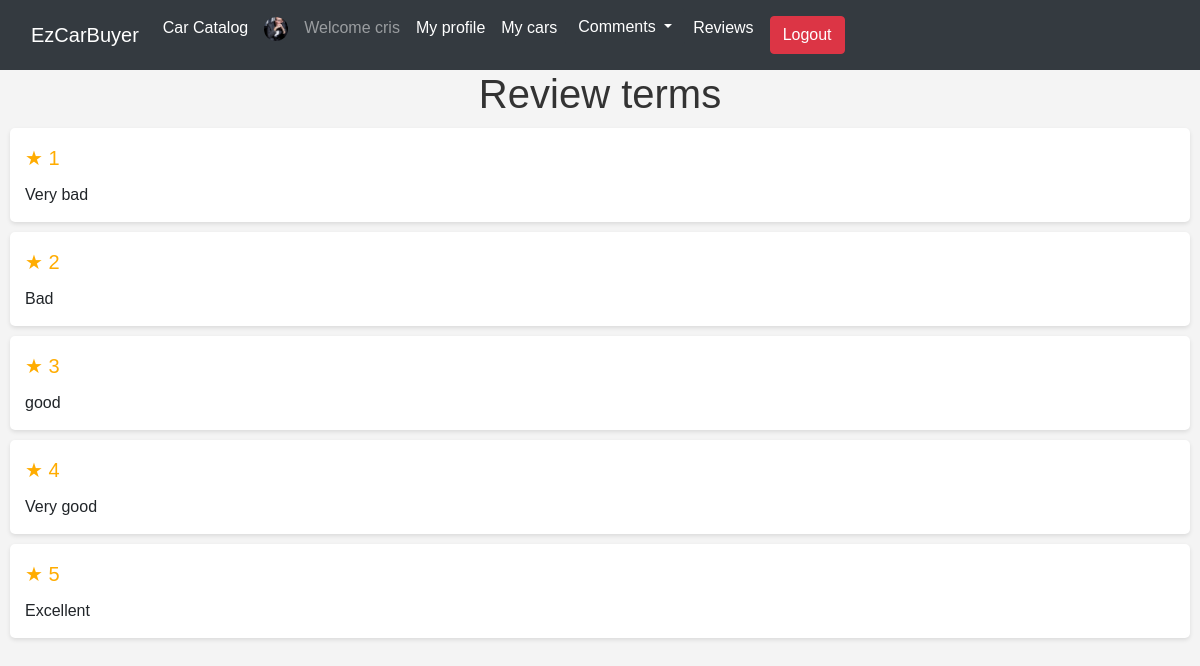
The app's page /review/index (signed in), older data.
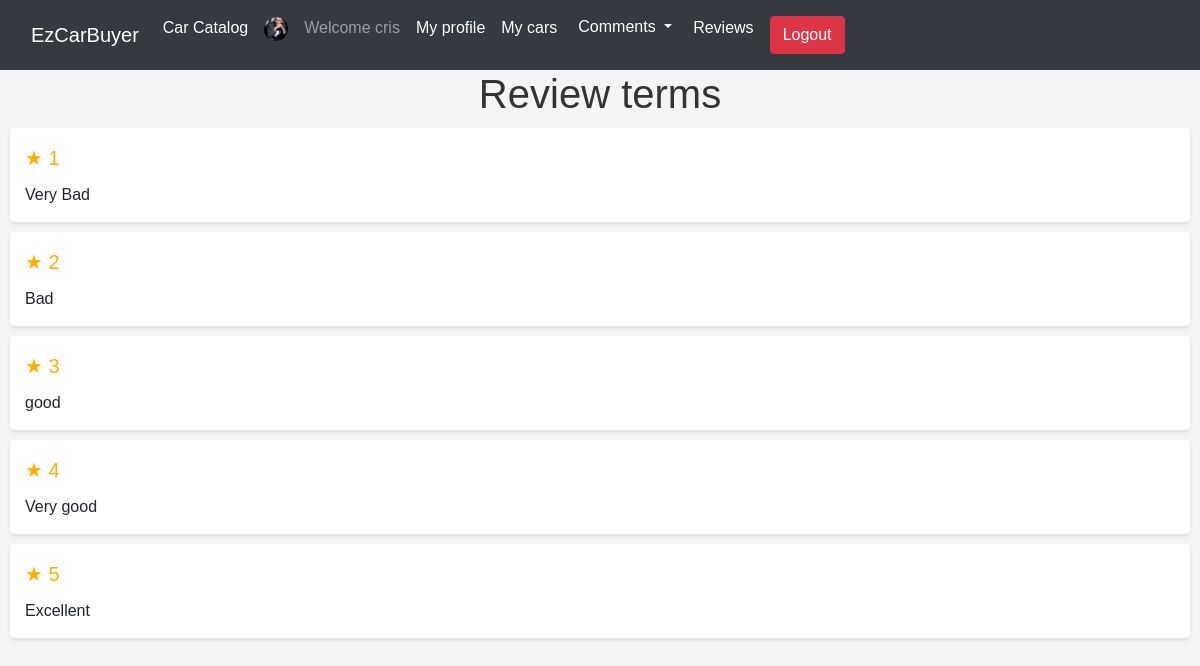
The same page, newer data.
### tables this page shows
CREATE TABLE `review` (
  `id` int(11) NOT NULL,
  `stars` int(2) NOT NULL,
  `term` varchar(50) NOT NULL
);

### Controller/ReviewController.php (called while the page is built, shortened)
<?php
class ReviewController extends Controller{
    public function index(){
        $review = $this->model('review')->view();
        $this->view('review/index',['review'=>$review]);
    }
}
?>

### Model/Review.php (called while the page is built, shortened)
<?php
class Review extends Model{
public function view(){
    $sql = "SELECT * FROM review";
    $stmt = self::$_conn->prepare($sql);
    $stmt->execute([]);
    $stmt->setFetchMode(PDO::FETCH_CLASS,'Review');
    return $stmt->fetchAll();
}
}
?>

### dbConn.php (called while the page is built)
<?php
class Model{
    protected static $_conn = null;
    public function __construct(){
        if(self::$_conn == null){
            $host = 'localhost';
            $dbname = 'db_project';
            $user = 'root';
            $password = '';
            self::$_conn = new PDO("mysql:host=$host;dbname=$dbname",$user,$password);
        }
    }
}
?>

### View/review/index.php (the view, shortened to what this page needs)
<!DOCTYPE html>
<html lang="en">
<head>
    <?php
        include 'View/includes/style.php';
    ?>
</head>
<body>
<?php
include 'View/includes/header.php';
?>
    <h1>Review terms</h1>
    <div class="list">
    <ul>
        <?php foreach ($data['review'] as $rev): ?>
            <li>
                <p class="stars">&#9733; <?=$rev->stars?></p>
                <p><?=$rev->term?></p>
            </li>
        <?php endforeach; ?>
    </ul>
    </div>
</body>
</html>

Row changes from the older to the newer data that the page shows:
changed review: term "Very bad" → "Very Bad"
